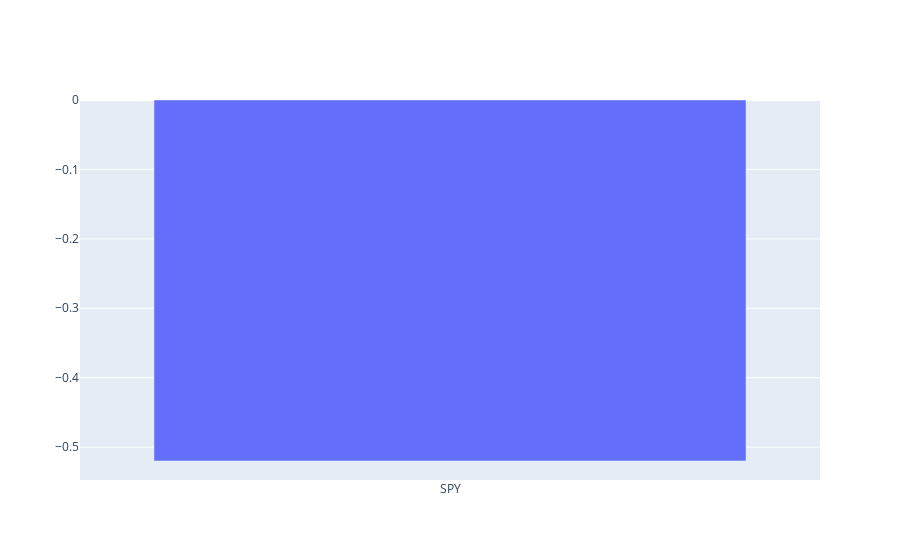

Here is the notebook cell this chart was saved with:
### Code cell
# create a bar chart from returns_by_sector
fig = go.Figure(data=[
    go.Bar(x=list(returns_by_sector.keys()), 
    y=list(returns_by_sector.values()))
    ])
fig.show()

### Figure 1 — Plotly figure (JSON) as saved in the notebook; plotly's stock layout.template omitted (floating-point values rounded to 4 significant figures)
{"data": [{"type": "bar", "x": ["SPY"], "y": [-0.52]}], "layout": {}}
